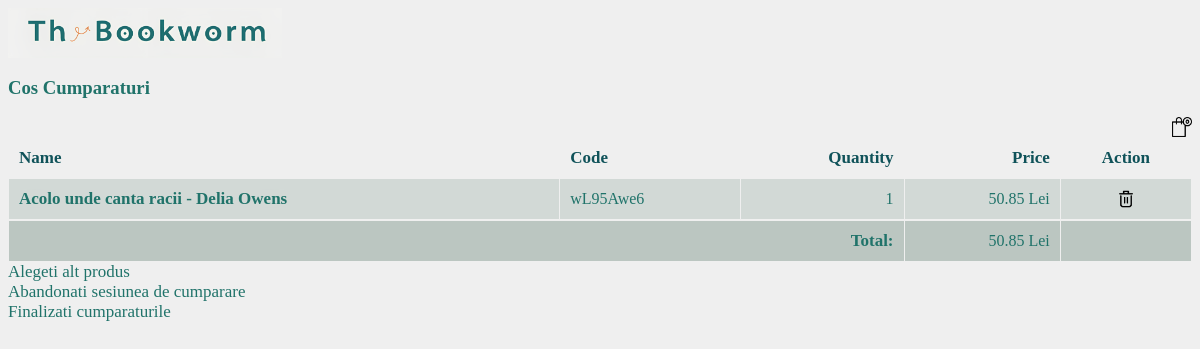
Page /Proiect1_Clienti/Cos.php (signed in) on the committed database.
### tables this page shows
CREATE TABLE IF NOT EXISTS `tbl_cart` (
  `id` int NOT NULL AUTO_INCREMENT,
  `product_id` int NOT NULL,
  `quantity` int NOT NULL,
  `id_member` int NOT NULL,
  PRIMARY KEY (`id`),
  KEY `product_id` (`product_id`),
  KEY `id_member` (`id_member`)
);

CREATE TABLE IF NOT EXISTS `tbl_product` (
  `id` int NOT NULL AUTO_INCREMENT,
  `name` varchar(255) NOT NULL,
  `code` varchar(255) NOT NULL,
  `image` text NOT NULL,
  `price` double(10,2) NOT NULL,
  `description` text NOT NULL,
  PRIMARY KEY (`id`) USING BTREE
);

### Proiect1_Clienti/ShoppingCart.php (called while the page is built, shortened)
<?php
require_once "DBController.php";
class ShoppingCart extends DBController
{
 function getMemberCartItem($member_id)
 {
 $query = "SELECT tbl_product.*, tbl_cart.id as cart_id, tbl_cart.quantity FROM tbl_product, tbl_cart WHERE tbl_product.id = tbl_cart.product_id AND tbl_cart.id_member = ?";
 $params = array(
    array(
    "param_type" => "i",
    "param_value" => $member_id
    )
    );
    $cartResult = $this->getDBResult($query, $params);
    return $cartResult;
    }
}

### Proiect1_Clienti/DBController.php (called while the page is built, shortened)
<?php
class DBController
{
public $host = "localhost";
public $user = "root";
public $password = "";
public $database = "proiect1_magazin";
public $conn;
function __construct()
{
    $this->conn = mysqli_connect($this->host, $this->user, $this->password, $this->database);
}
function getDBResult($query, $params = array())
{
    $sql_statement = $this->conn->prepare($query);
    if (!empty($params)) {
        $this->bindParams($sql_statement, $params);
    }
    $sql_statement->execute();
    $result = $sql_statement->get_result();
    if ($result->num_rows > 0) {
        while ($row = $result->fetch_assoc()) {
            $resultset[] = $row;
        }
    }
    if (!empty($resultset)) {
        return $resultset;
    }
}
function bindParams($sql_statement, $params)
{
    $param_type = "";
    foreach ($params as $query_param) {
    $param_type .= $query_param["param_type"];
    }
    $bind_params[] = & $param_type;
    foreach ($params as $k => $query_param) {
    $bind_params[] = & $params[$k]["param_value"];
    }
    call_user_func_array(array(
        $sql_statement,
        'bind_param'
        ), $bind_params);
}
}

### Proiect1_Clienti/Cos.php (the view, shortened to what this page needs)
<?php
require_once "ShoppingCart.php";
$member_id=$_SESSION['id'];
$shoppingCart = new ShoppingCart();
?>
<HTML>
    <HEAD>
       <link rel="stylesheet" href="https://use.fontawesome.com/releases/v5.7.1/css/all.css">
       <link href="style\style.css" type="text/css" rel="stylesheet" />
    </HEAD>
<BODY>
    <div class="logo">
        <img src="style\images\LOGO.png" height="50" ><br/>
    </div>
    <div id="shopping-cart">
    <div class="txt-heading">
        <h3>Cos Cumparaturi</h3>
        <div class="txt-heading-icon-delete">
            <a id="btnEmpty" href="cos.php?action=empty"><img src="style\images\empty_cart.png" alt="empty-cart" title="Empty Cart" height="20px" /></a>
        </div>
    </div>
<?php
    $cartItem = $shoppingCart->getMemberCartItem($member_id);
    if (! empty($cartItem)) {
        $item_total = 0;
?>
    <table class="cos" cellpadding="10" cellspacing="1">
    <tbody>
    <tr>
    <th style="text-align: left;"><strong>Name</strong></th>
    <th style="text-align: left;"><strong>Code</strong></th>
    <th style="text-align: right;"><strong>Quantity</strong></th>
    <th style="text-align: right;"><strong>Price</strong></th>
    <th style="text-align: center;"><strong>Action</strong></th>
    </tr>
<?php
    foreach ($cartItem as $item) {
 ?>
    <tr>
    <td style="text-align: left; border-bottom: #F0F0F0 1px solid;"><strong><?php echo $item["name"]; ?></strong></td>
    <td style="text-align: left; border-bottom: #F0F0F0 1px solid;"><?php echo $item["code"]; ?></td>
    <td style="text-align: right; border-bottom: #F0F0F0 1px solid;"><?php echo $item["quantity"]; ?></td>
    <td style="text-align: right; border-bottom: #F0F0F0 1px solid;"><?php echo $item["price"]." Lei"; ?></td>
    <td style="text-align: center; border-bottom: #F0F0F0 1px solid;" ><a href="cos.php?action=remove&id=<?php echo $item["cart_id"]; ?>" class="btnRemoveAction"><img height="18px" src="style\images\icon_delete.png" alt="icon-delete" title="Remove Item" /></a></td>
    </tr>
<?php
    $item_total += ($item["price"] * $item["quantity"]);
 }
 ?>
<tr class="total">
 <td  colspan="3" align=right><strong>Total:</strong></td>
 <td align=right><?php echo $item_total." Lei"; ?></td>
 <td></td>
 </tr>
 </tbody>
 </table>
 <?php
}
?>
</div>
<div><a href="magazin.php">Alegeti alt produs</a></div>
<div><a href="logout.php">Abandonati sesiunea de cumparare</a></div>
<div><a href="FinalizareCos.php">Finalizati cumparaturile</a></div>
</BODY>
</HTML>

### Proiect1_Clienti/style/style.css (style rules this page uses)
body { background-color: #efefef; }
div.txt-heading-icon-delete { color: #0F5259; float:left; font-size: 15px; font-weight: bold; float:right; font-weight: bold; }
table.cos { width:100%; }
.cos th strong { color: #0F5259; width: 20%; }
.cos tr.total td, .cos tr.total td strong { color:#20736A; background-color: #bbc6c1; }
.cos td, .cos td strong { color:#20736A; background-color: #D2D9D6; }
h1, h2, h3, p, div.product-price { color:#20736A; }
strong, a { font-size: 17px; text-decoration: none; border-radius: 10%; font-family: Cambria, Cochin, Georgia, Times, 'Times New Roman', serif; color: #20736A; }

### rows in the picture
tbl_cart: product.name "Acolo unde canta racii - Delia Owens", product.code "wL95Awe6", quantity "1", product.price "50.85"

### other values in the picture
$item_total "50.85"
